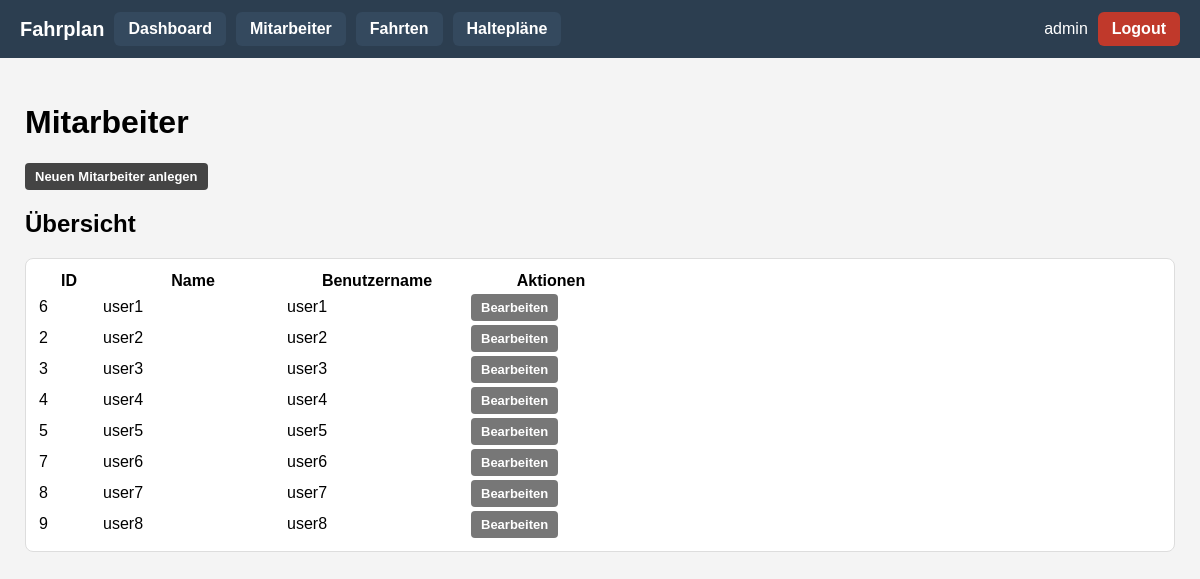
Page /mitarbeiter (signed in) on the committed database.
### app/models.py (models this page shows, shortened)
class User(UserMixin, db.Model):
    __tablename__ = "user"
    id: so.Mapped[int] = so.mapped_column(primary_key=True)
    username: so.Mapped[str] = so.mapped_column(sa.String(64), index=True, unique=True)
    password_hash: so.Mapped[Optional[str]] = so.mapped_column(sa.String(256))
    role: so.Mapped[Role] = so.mapped_column(
        sa.Enum(Role), nullable=False, default=Role.MITARBEITER
    )
    mitarbeiter: so.Mapped["Mitarbeiter"] = so.relationship(
        back_populates="user", uselist=False
    )
    @property
    def is_admin(self) -> bool:
        return self.role == Role.ADMIN

class Mitarbeiter(db.Model):
    __tablename__ = "mitarbeiter"
    id: so.Mapped[int] = so.mapped_column(primary_key=True)
    name: so.Mapped[str] = so.mapped_column(sa.String(128), nullable=False)
    user_id: so.Mapped[int] = so.mapped_column(
        sa.ForeignKey("user.id"), unique=True, nullable=False
    )
    user: so.Mapped["User"] = so.relationship(back_populates="mitarbeiter")
    dienstzuweisungen: so.Mapped[List["Dienstzuweisung"]] = so.relationship(
        back_populates="mitarbeiter",
        cascade="all, delete-orphan",
    )

### app/routes.py (the view)
@app.route('/mitarbeiter')
@login_required
@admin_required
def mitarbeiter_list():
    mitarbeiter = Mitarbeiter.query.order_by(Mitarbeiter.name).all()
    return render_template(
        'mitarbeiter_list.html',
        title='Mitarbeiter',
        mitarbeiter=mitarbeiter
    )

### app/models.py (called while the page is built)
@login.user_loader
def load_user(id: str):
    return db.session.get(User, int(id))

### app/routes.py (called while the page is built)
def admin_required(view_func):
    @wraps(view_func)
    def wrapper(*args, **kwargs):
        if not current_user.is_authenticated or not current_user.is_admin:
            abort(403)
        return view_func(*args, **kwargs)
    return wrapper

@app.before_request
def before_request():
    if current_user.is_authenticated:
        current_user.last_seen = datetime.now(timezone.utc)
        db.session.commit()

### app/templates/mitarbeiter_list.html
{% extends "base.html" %}
{% block content %}
<h1>Mitarbeiter</h1>
<div class="btn-container">
    <a href="{{ url_for('mitarbeiter_new') }}" class="btn-primary-small">
        Neuen Mitarbeiter anlegen
    </a>
</div>
<div class="card">
    <h2>Übersicht</h2>
    <div class="table-wrapper">
        <table class="table table-striped">
            <thead>
                <tr>
                    <th style="min-width: 60px;">ID</th>
                    <th style="min-width: 180px;">Name</th>
                    <th style="min-width: 180px;">Benutzername</th>
                    <th style="min-width: 160px;">Aktionen</th>
                </tr>
            </thead>
            <tbody>
                {% for m in mitarbeiter %}
                <tr>
                    <td>{{ m.id }}</td>
                    <td>{{ m.name }}</td>
                    <td>{{ m.user.username }}</td>
                    <td>
                        <a href="{{ url_for('mitarbeiter_edit', mitarbeiter_id=m.id) }}"
                           class="btn-secondary-small">
                            Bearbeiten
                        </a>
                    </td>
                </tr>
                {% else %}
                <tr>
                    <td colspan="4">
                        Noch keine Mitarbeiter erfasst.
                    </td>
                </tr>
                {% endfor %}
            </tbody>
        </table>
    </div>
</div>
{% endblock %}

### app/templates/base.html (shortened to what this page needs)
<!doctype html>
<html lang="de">
<head>
</head>
<body>
<div class="navbar">
    <div class="nav-left">
        <span style="font-size: 20px; font-weight: bold;">Fahrplan</span>
        {% if current_user.is_authenticated and current_user.is_admin %}
            <a class="btn-nav" href="{{ url_for('index') }}">Dashboard</a>
            <a class="btn-nav" href="{{ url_for('mitarbeiter_list') }}">Mitarbeiter</a>
            <a class="btn-nav" href="{{ url_for('fahrten_list') }}">Fahrten</a>
            <a class="btn-nav"  href="{{ url_for('halteplaene_list') }}">Haltepläne</a>
        {% elif current_user.is_authenticated %}
            <a class="btn-nav" href="{{ url_for('index') }}">Dashboard</a>
            <a class="btn-nav" href="{{ url_for('meine_fahrten') }}">Meine Fahrten</a>
            <a class="btn-nav" href="{{ url_for('fahrten_alle') }}">Alle Fahrten</a>
        {% endif %}
    </div>
    <div class="nav-right">
        {% if current_user.is_anonymous %}
            <a class="btn-nav" href="{{ url_for('login') }}">Login</a>
        {% else %}
            <span>{{ current_user.username }}</span>
            <a class="btn-nav btn-logout" href="{{ url_for('logout') }}">Logout</a>
        {% endif %}
    </div>
</div>
<div class="container">
    {% block content %}{% endblock %}
</div>
</body>
</html>

### app/templates/base.html (style rules this page uses)
body { font-family: Arial, sans-serif; margin: 0; padding: 0; background: #f4f4f4; }
.navbar { background: #2c3e50; padding: 12px 20px; display: flex; justify-content: space-between; align-items: center; color: white; }
.nav-left, .nav-right { display: flex; gap: 10px; align-items: center; }
.btn-nav { padding: 8px 14px; border-radius: 6px; text-decoration: none; font-weight: bold; background: #34495e; color: white; transition: 0.2s; }
.btn-logout { background: #c0392b; }
.table-wrapper { max-height: 400px; overflow-y: auto; border-radius: 8px; background: white; padding: 10px; border: 1px solid #ddd; }
.container { padding: 25px; }
.btn-small, .btn-primary-small, .btn-secondary-small { display: inline-block; padding: 6px 10px; border-radius: 4px; font-size: 13px; font-weight: 600; text-decoration: none; border: none; cursor: pointer; }
.btn-small, .btn-primary-small { background-color: #444; color: #fff; }
.btn-secondary-small { background-color: #777; color: #fff; }

### rows in the picture
User: username "admin"
Mitarbeiter: id "6", name "user1", user.username "user1"
Mitarbeiter: id "2", name "user2", user.username "user2"
Mitarbeiter: id "3", name "user3", user.username "user3"
Mitarbeiter: id "4", name "user4", user.username "user4"
Mitarbeiter: id "5", name "user5", user.username "user5"
Mitarbeiter: id "7", name "user6", user.username "user6"
Mitarbeiter: id "8", name "user7", user.username "user7"
Mitarbeiter: id "9", name "user8", user.username "user8"
